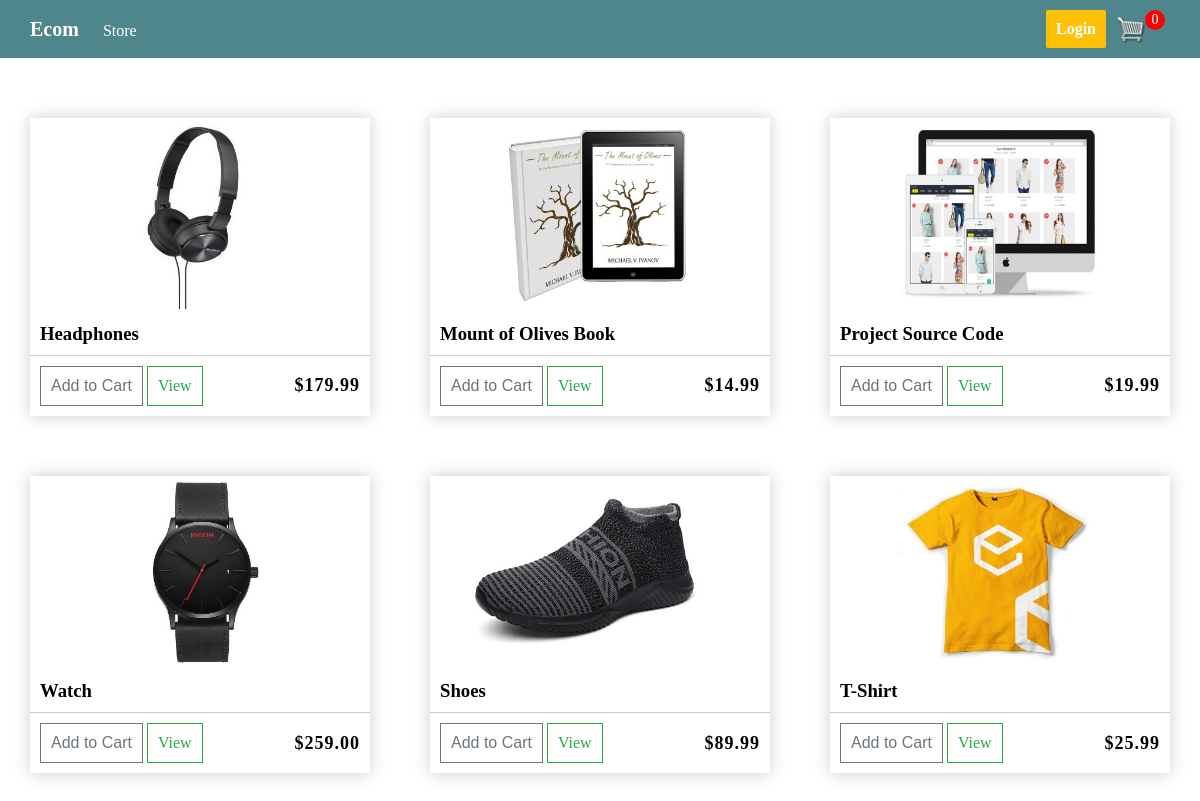
The page / on the database its author committed.
### store/models.py (models this page shows, shortened)
class Product(models.Model):
    name = models.CharField(max_length=200)
    price = models.FloatField()
    digital = models.BooleanField(default=False, null=True, blank=True)
    image   = models.ImageField(upload_to='products_imgs', null=True, blank=True)

### store/views.py (the view)
# urls.py: path('', include('store.urls'))
def store(request):
    context = {'products': Product.objects.all()}
    return render(request, 'store/store.html', context)

### store/context_processors.py (called while the page is built)
def cart_info(request):
    if request.user.is_authenticated:
        order = Order.get_opened_order(request.user.customer)
        return {
            'cart_items': order.number_of_items,
            'shipping': order.shipping
            }
    return {
        'cart_items': 0,
        'shipping': False
        }

### store/templates/store/store.html
{% extends 'store/main.html' %}
{% load static %}
{%block content%}
    <section class="products">
        {% for product in products%}
        <div class="product-card box-element">
            <img class="product-img" src="{%static product.image%}">
            <h3 class="product-name">{{product.name}}</h3>
            <hr class="separator">
            <div>
                <div>
                    <button data-product={{product.id}} data-action="add" class="btn gray-btn update-cart">Add to Cart</button>
                    <a href="" class="btn green-btn">View</a>
                </div>
                <span class="special-text">${{product.price|floatformat:2}}</span>
            </div>
        </div>
        {% endfor %}
    </section>
{%endblock content%}

### store/templates/store/main.html (shortened to what this page needs)
{% load static %}
<!DOCTYPE html>
<html lang="en">
<head>
    <link rel="stylesheet" href="{% static 'css/main.css' %}">
</head>
<body>
    <nav class="main-nav">
        <div>
            <a href="#" class="brand">Ecom</a>
            <a href="{% url 'store:store' %}" class="store">Store</a>
        </div>
        <div>
            <a href="#" class="login">Login</a>
            <a class="cart-link" href="{% url 'store:cart' %}">
                <img src="{% static 'images/cart.png' %}" alt="cart">
                <span class="cart-items">{{cart_items}}</span>
            </a>
        </div>
    </nav>
    <div class="container">
        {%block content%}
        {%endblock content%}
    </div>
</body>
</html>

### static/css/main.css (style rules this page uses)
:root { --nav-color: #4f868c; --yellow: #ffc107; --green: #28a745; --gray: #6c757d; --gray-dark: #343a40; --gray-shadow: hsl(0, 0%, 80%); }
.btn { padding: 10px; border: 1px solid; text-decoration: none; background-color: white; font-size: 1rem; display: inline-block; cursor: pointer; }
.green-btn { color: var(--green); }
.gray-btn { color: var(--gray); }
.box-element { margin-bottom: 60px; background-color: white; box-shadow: 0 0 16px var(--gray-shadow); }
hr.separator { height: 1px; margin: 10px 0; background-color: var(--gray-shadow); border: none; }
.special-text { font-size: 18px; font-weight: bold; letter-spacing: 1px; }
* { margin: 0; box-sizing: border-box; }
.container { padding-right: 15px; padding-left: 15px; margin-right: auto; margin-left: auto; }
@media (min-width: 768px) { .container { width: 750px; } }
@media (min-width: 992px) { .container { width: 970px; } }
@media (min-width: 1200px) { .container { width: 1170px; } }
.main-nav { background-color: var(--nav-color); display: flex; justify-content: space-between; align-items: center; padding: 10px 30px; }
.main-nav div:last-child { display: flex; align-items: center; }
.main-nav a { text-decoration: none; display: inline-block; color: white; }
.main-nav .brand { font-size: 20px; font-weight: bold; margin-right: 20px; }
.main-nav .login { background-color: var(--yellow); padding: 10px; margin-right: 10px; font-weight: bold; border-radius: 2px; }
.main-nav .cart-link { height: 30px; }
.main-nav .cart-link img { width: 30px; }
.main-nav .cart-link span { width: 20px; height: 20px; border-radius: 50%; color: white; background-color: red; position: relative; display: inline-flex; justify-content: center; align-items: center; top: -20px; right: 5px; font-size: 14px; }
.products { display: flex; flex-wrap: wrap; justify-content: space-between; padding-top: 60px; }
.product-card { min-width: 300px; max-width: 340px; }
.product-card .product-img { width: 100%; }
.product-card .product-name { padding: 10px 10px 0; }
.product-card>div { padding: 0 10px 10px; display: flex; align-items: center; justify-content: space-between; }

### rows shown on the page
Product: image (picture), name "Headphones", price "179.99"
Product: image (picture), name "Mount of Olives Book", price "14.99"
Product: image (picture), name "Project Source Code", price "19.99"
Product: image (picture), name "Watch", price "259.00"
Product: image (picture), name "Shoes", price "89.99"
Product: image (picture), name "T-Shirt", price "25.99"

### other values the page prints
{{ cart_items }} "0"
